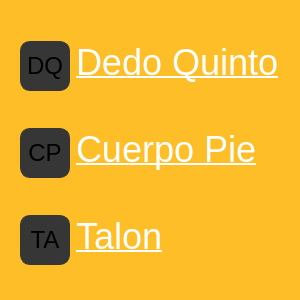
      <widget class="QWidget" name="PanelRow1" native="true">
       <property name="enabled">
        <bool>true</bool>
       </property>
       <property name="minimumSize">
        <size>
         <width>300</width>
         <height>300</height>
        </size>
       </property>
       <property name="maximumSize">
        <size>
         <width>320</width>
         <height>300</height>
        </size>
       </property>
       <property name="palette">
        <palette>
         <active>
          <colorrole role="WindowText">
           <brush brushstyle="SolidPattern">
            <color alpha="255">
             <red>255</red>
             <green>255</green>
             <blue>255</blue>
            </color>
           </brush>
          </colorrole>
          <colorrole role="Button">
           <brush brushstyle="SolidPattern">
            <color alpha="255">
             <red>254</red>
             <green>190</green>
             <blue>40</blue>
            </color>
           </brush>
          </colorrole>
          <colorrole role="Light">
           <brush brushstyle="SolidPattern">
            <color alpha="255">
             <red>0</red>
             <green>0</green>
             <blue>0</blue>
            </color>
           </brush>
          </colorrole>
          <colorrole role="Midlight">
           <brush brushstyle="SolidPattern">
            <color alpha="255">
             <red>0</red>
             <green>0</green>
             <blue>0</blue>
            </color>
           </brush>
          </colorrole>
          <colorrole role="Dark">
           <brush brushstyle="SolidPattern">
            <color alpha="255">
             <red>0</red>
             <green>0</green>
             <blue>0</blue>
            </color>
           </brush>
          </colorrole>
          <colorrole role="Mid">
           <brush brushstyle="SolidPattern">
            <color alpha="255">
             <red>0</red>
             <green>0</green>
             <blue>0</blue>
            </color>
           </brush>
          </colorrole>
          <colorrole role="Text">
           <brush brushstyle="SolidPattern">
            <color alpha="255">
             <red>255</red>
             <green>255</green>
             <blue>255</blue>
            </color>
           </brush>
          </colorrole>
          <colorrole role="BrightText">
           <brush brushstyle="SolidPattern">
            <color alpha="255">
             <red>255</red>
             <green>255</green>
             <blue>255</blue>
            </color>
           </brush>
          </colorrole>
          <colorrole role="ButtonText">
           <brush brushstyle="SolidPattern">
            <color alpha="255">
             <red>255</red>
             <green>255</green>
             <blue>255</blue>
            </color>
           </brush>
          </colorrole>
          <colorrole role="Base">
           <brush brushstyle="SolidPattern">
            <color alpha="255">
             <red>254</red>
             <green>190</green>
             <blue>40</blue>
            </color>
           </brush>
          </colorrole>
          <colorrole role="Window">
           <brush brushstyle="SolidPattern">
            <color alpha="255">
             <red>254</red>
             <green>190</green>
             <blue>40</blue>
            </color>
           </brush>
          </colorrole>
          <colorrole role="Shadow">
           <brush brushstyle="SolidPattern">
            <color alpha="255">
             <red>0</red>
             <green>0</green>
             <blue>0</blue>
            </color>
           </brush>
          </colorrole>
          <colorrole role="AlternateBase">
           <brush brushstyle="SolidPattern">
            <color alpha="255">
             <red>0</red>
             <green>0</green>
             <blue>0</blue>
            </color>
           </brush>
          </colorrole>
          <colorrole role="ToolTipBase">
           <brush brushstyle="SolidPattern">
            <color alpha="255">
             <red>255</red>
             <green>255</green>
             <blue>220</blue>
            </color>
           </brush>
          </colorrole>
          <colorrole role="ToolTipText">
           <brush brushstyle="SolidPattern">
            <color alpha="255">
             <red>0</red>
             <green>0</green>
             <blue>0</blue>
            </color>
           </brush>
          </colorrole>
          <colorrole role="PlaceholderText">
           <brush brushstyle="SolidPattern">
            <color alpha="128">
             <red>255</red>
             <green>255</green>
             <blue>255</blue>
            </color>
           </brush>
          </colorrole>
         </active>
         <inactive>
          <colorrole role="WindowText">
           <brush brushstyle="SolidPattern">
            <color alpha="255">
             <red>255</red>
             <green>255</green>
             <blue>255</blue>
            </color>
           </brush>
          </colorrole>
          <colorrole role="Button">
           <brush brushstyle="SolidPattern">
            <color alpha="255">
             <red>254</red>
             <green>190</green>
             <blue>40</blue>
            </color>
           </brush>
          </colorrole>
          <colorrole role="Light">
           <brush brushstyle="SolidPattern">
            <color alpha="255">
             <red>0</red>
             <green>0</green>
             <blue>0</blue>
            </color>
           </brush>
          </colorrole>
          <colorrole role="Midlight">
           <brush brushstyle="SolidPattern">
            <color alpha="255">
             <red>0</red>
             <green>0</green>
             <blue>0</blue>
            </color>
           </brush>
          </colorrole>
          <colorrole role="Dark">
           <brush brushstyle="SolidPattern">
            <color alpha="255">
             <red>0</red>
             <green>0</green>
             <blue>0</blue>
            </color>
           </brush>
          </colorrole>
          <colorrole role="Mid">
           <brush brushstyle="SolidPattern">
            <color alpha="255">
             <red>0</red>
             <green>0</green>
             <blue>0</blue>
            </color>
           </brush>
          </colorrole>
          <colorrole role="Text">
           <brush brushstyle="SolidPattern">
            <color alpha="255">
             <red>255</red>
             <green>255</green>
             <blue>255</blue>
            </color>
           </brush>
          </colorrole>
          <colorrole role="BrightText">
           <brush brushstyle="SolidPattern">
            <color alpha="255">
             <red>255</red>
             <green>255</green>
             <blue>255</blue>
            </color>
           </brush>
          </colorrole>
          <colorrole role="ButtonText">
           <brush brushstyle="SolidPattern">
            <color alpha="255">
             <red>255</red>
             <green>255</green>
             <blue>255</blue>
            </color>
           </brush>
          </colorrole>
          <colorrole role="Base">
           <brush brushstyle="SolidPattern">
            <color alpha="255">
             <red>254</red>
             <green>190</green>
             <blue>40</blue>
            </color>
           </brush>
          </colorrole>
          <colorrole role="Window">
           <brush brushstyle="SolidPattern">
            <color alpha="255">
             <red>254</red>
             <green>190</green>
             <blue>40</blue>
            </color>
           </brush>
          </colorrole>
          <colorrole role="Shadow">
           <brush brushstyle="SolidPattern">
            <color alpha="255">
             <red>0</red>
             <green>0</green>
             <blue>0</blue>
            </color>
           </brush>
          </colorrole>
          <colorrole role="AlternateBase">
           <brush brushstyle="SolidPattern">
            <color alpha="255">
             <red>0</red>
             <green>0</green>
             <blue>0</blue>
            </color>
           </brush>
          </colorrole>
          <colorrole role="ToolTipBase">
           <brush brushstyle="SolidPattern">
            <color alpha="255">
             <red>255</red>
             <green>255</green>
             <blue>220</blue>
            </color>
           </brush>
          </colorrole>
          <colorrole role="ToolTipText">
           <brush brushstyle="SolidPattern">
            <color alpha="255">
             <red>0</red>
             <green>0</green>
             <blue>0</blue>
            </color>
           </brush>
          </colorrole>
          <colorrole role="PlaceholderText">
           <brush brushstyle="SolidPattern">
            <color alpha="128">
             <red>255</red>
             <green>255</green>
             <blue>255</blue>
            </color>
           </brush>
          </colorrole>
         </inactive>
         <disabled>
          <colorrole role="WindowText">
           <brush brushstyle="SolidPattern">
            <color alpha="255">
             <red>255</red>
             <green>255</green>
             <blue>255</blue>
            </color>
           </brush>
          </colorrole>
          <colorrole role="Button">
           <brush brushstyle="SolidPattern">
            <color alpha="255">
             <red>254</red>
             <green>190</green>
             <blue>40</blue>
            </color>
           </brush>
          </colorrole>
          <colorrole role="Light">
           <brush brushstyle="SolidPattern">
            <color alpha="255">
             <red>0</red>
             <green>0</green>
             <blue>0</blue>
            </color>
           </brush>
          </colorrole>
          <colorrole role="Midlight">
           <brush brushstyle="SolidPattern">
            <color alpha="255">
             <red>0</red>
             <green>0</green>
             <blue>0</blue>
            </color>
           </brush>
          </colorrole>
          <colorrole role="Dark">
           <brush brushstyle="SolidPattern">
            <color alpha="255">
             <red>0</red>
             <green>0</green>
             <blue>0</blue>
            </color>
           </brush>
          </colorrole>
          <colorrole role="Mid">
           <brush brushstyle="SolidPattern">
            <color alpha="255">
             <red>0</red>
             <green>0</green>
             <blue>0</blue>
            </color>
           </brush>
          </colorrole>
          <colorrole role="Text">
           <brush brushstyle="SolidPattern">
            <color alpha="255">
             <red>255</red>
             <green>255</green>
             <blue>255</blue>
            </color>
           </brush>
          </colorrole>
          <colorrole role="BrightText">
           <brush brushstyle="SolidPattern">
            <color alpha="255">
             <red>255</red>
             <green>255</green>
             <blue>255</blue>
            </color>
           </brush>
          </colorrole>
          <colorrole role="ButtonText">
           <brush brushstyle="SolidPattern">
            <color alpha="255">
             <red>255</red>
             <green>255</green>
             <blue>255</blue>
            </color>
           </brush>
          </colorrole>
          <colorrole role="Base">
           <brush brushstyle="SolidPattern">
            <color alpha="255">
             <red>254</red>
             <green>190</green>
             <blue>40</blue>
            </color>
           </brush>
          </colorrole>
          <colorrole role="Window">
           <brush brushstyle="SolidPattern">
            <color alpha="255">
             <red>254</red>
             <green>190</green>
             <blue>40</blue>
            </color>
           </brush>
          </colorrole>
          <colorrole role="Shadow">
           <brush brushstyle="SolidPattern">
            <color alpha="255">
             <red>0</red>
             <green>0</green>
             <blue>0</blue>
            </color>
           </brush>
          </colorrole>
          <colorrole role="AlternateBase">
           <brush brushstyle="SolidPattern">
            <color alpha="255">
             <red>0</red>
             <green>0</green>
             <blue>0</blue>
            </color>
           </brush>
          </colorrole>
          <colorrole role="ToolTipBase">
           <brush brushstyle="SolidPattern">
            <color alpha="255">
             <red>255</red>
             <green>255</green>
             <blue>220</blue>
            </color>
           </brush>
          </colorrole>
          <colorrole role="ToolTipText">
           <brush brushstyle="SolidPattern">
            <color alpha="255">
             <red>0</red>
             <green>0</green>
             <blue>0</blue>
            </color>
           </brush>
          </colorrole>
          <colorrole role="PlaceholderText">
           <brush brushstyle="SolidPattern">
            <color alpha="128">
             <red>255</red>
             <green>255</green>
             <blue>255</blue>
            </color>
           </brush>
          </colorrole>
         </disabled>
        </palette>
       </property>
       <property name="styleSheet">
        <string notr="true">background-color: rgb(254,190,40);</string>
       </property>
       <layout class="QVBoxLayout" name="verticalLayout">
        <item>
         <widget class="QWidget" name="PanelCol1" native="true">
          <property name="maximumSize">
           <size>
            <width>300</width>
            <height>60</height>
           </size>
          </property>
          <layout class="QHBoxLayout" name="horizontalLayout_7">
           <item>
            <widget class="QPushButton" name="btn_dedo_quinto">
             <property name="minimumSize">
              <size>
               <width>50</width>
               <height>50</height>
              </size>
             </property>
             <property name="maximumSize">
              <size>
               <width>50</width>
               <height>50</height>
              </size>
             </property>
             <property name="styleSheet">
              <string notr="true">QPushButton{
background-color:rgb(54,54,54);
font-size:24px;
border: 1px solid rgb(54,54,54);
border-radius: 10%
}
QPushButton:hover{
background-color:rgb(74,74,74);
}</string>
             </property>
             <property name="text">
              <string>DQ</string>
             </property>
            </widget>
           </item>
           <item>
            <widget class="QLabel" name="txt_dedo_quinto">
             <property name="maximumSize">
              <size>
               <width>300</width>
               <height>60</height>
              </size>
             </property>
             <property name="font">
              <font>
               <family>Arial</family>
               <pointsize>-1</pointsize>
               <weight>50</weight>
               <bold>false</bold>
               <underline>true</underline>
              </font>
             </property>
             <property name="styleSheet">
              <string notr="true">QLabel{
	color:white;
    font-size: 36px;
    font-family: Arial;
    text-decoration: underline;
}</string>
             </property>
             <property name="text">
              <string>Dedo Quinto</string>
             </property>
            </widget>
           </item>
          </layout>
         </widget>
        </item>
        <item>
         <widget class="QWidget" name="PanelCol2" native="true">
          <property name="maximumSize">
           <size>
            <width>300</width>
            <height>60</height>
           </size>
          </property>
          <layout class="QHBoxLayout" name="horizontalLayout_6">
           <item>
            <widget class="QPushButton" name="btn_cuerpo_pie">
             <property name="minimumSize">
              <size>
               <width>50</width>
               <height>50</height>
              </size>
             </property>
             <property name="maximumSize">
              <size>
               <width>50</width>
               <height>50</height>
              </size>
             </property>
             <property name="styleSheet">
              <string notr="true">QPushButton{
background-color:rgb(54,54,54);
font-size:24px;
border: 1px solid rgb(54,54,54);
border-radius: 10%
}
QPushButton:hover{
background-color:rgb(74,74,74);
}</string>
             </property>
             <property name="text">
              <string>CP</string>
             </property>
            </widget>
           </item>
           <item>
            <widget class="QLabel" name="txt_cuerpo_pie">
             <property name="maximumSize">
              <size>
               <width>300</width>
               <height>60</height>
              </size>
             </property>
             <property name="font">
              <font>
               <family>Arial</family>
               <pointsize>-1</pointsize>
               <weight>50</weight>
               <bold>false</bold>
               <underline>true</underline>
              </font>
             </property>
             <property name="styleSheet">
              <string notr="true">QLabel{
	color:white;
    font-size: 36px;
    font-family: Arial;
    text-decoration: underline;
}</string>
             </property>
             <property name="text">
              <string>Cuerpo Pie</string>
             </property>
            </widget>
           </item>
          </layout>
         </widget>
        </item>
        <item>
         <widget class="QWidget" name="PanelCol3" native="true">
          <property name="maximumSize">
           <size>
            <width>300</width>
            <height>60</height>
           </size>
          </property>
          <layout class="QHBoxLayout" name="horizontalLayout_5">
           <item>
            <widget class="QPushButton" name="btn_talon">
             <property name="minimumSize">
              <size>
               <width>50</width>
               <height>50</height>
              </size>
             </property>
             <property name="maximumSize">
              <size>
               <width>50</width>
               <height>50</height>
              </size>
             </property>
             <property name="styleSheet">
              <string notr="true">QPushButton{
background-color:rgb(54,54,54);
font-size:24px;
border: 1px solid rgb(54,54,54);
border-radius: 10%
}
QPushButton:hover{
background-color:rgb(74,74,74);
}</string>
             </property>
             <property name="text">
              <string>TA</string>
             </property>
            </widget>
           </item>
           <item>
            <widget class="QLabel" name="txt_talon">
             <property name="maximumSize">
              <size>
               <width>300</width>
               <height>60</height>
              </size>
             </property>
             <property name="font">
              <font>
               <family>Arial</family>
               <pointsize>-1</pointsize>
               <weight>50</weight>
               <bold>false</bold>
               <underline>true</underline>
              </font>
             </property>
             <property name="styleSheet">
              <string notr="true">QLabel{
	color:white;
    font-size: 36px;
    font-family: Arial;
    text-decoration: underline;
}</string>
             </property>
             <property name="text">
              <string>Talon</string>
             </property>
            </widget>
           </item>
          </layout>
         </widget>
        </item>
       </layout>
      </widget>
